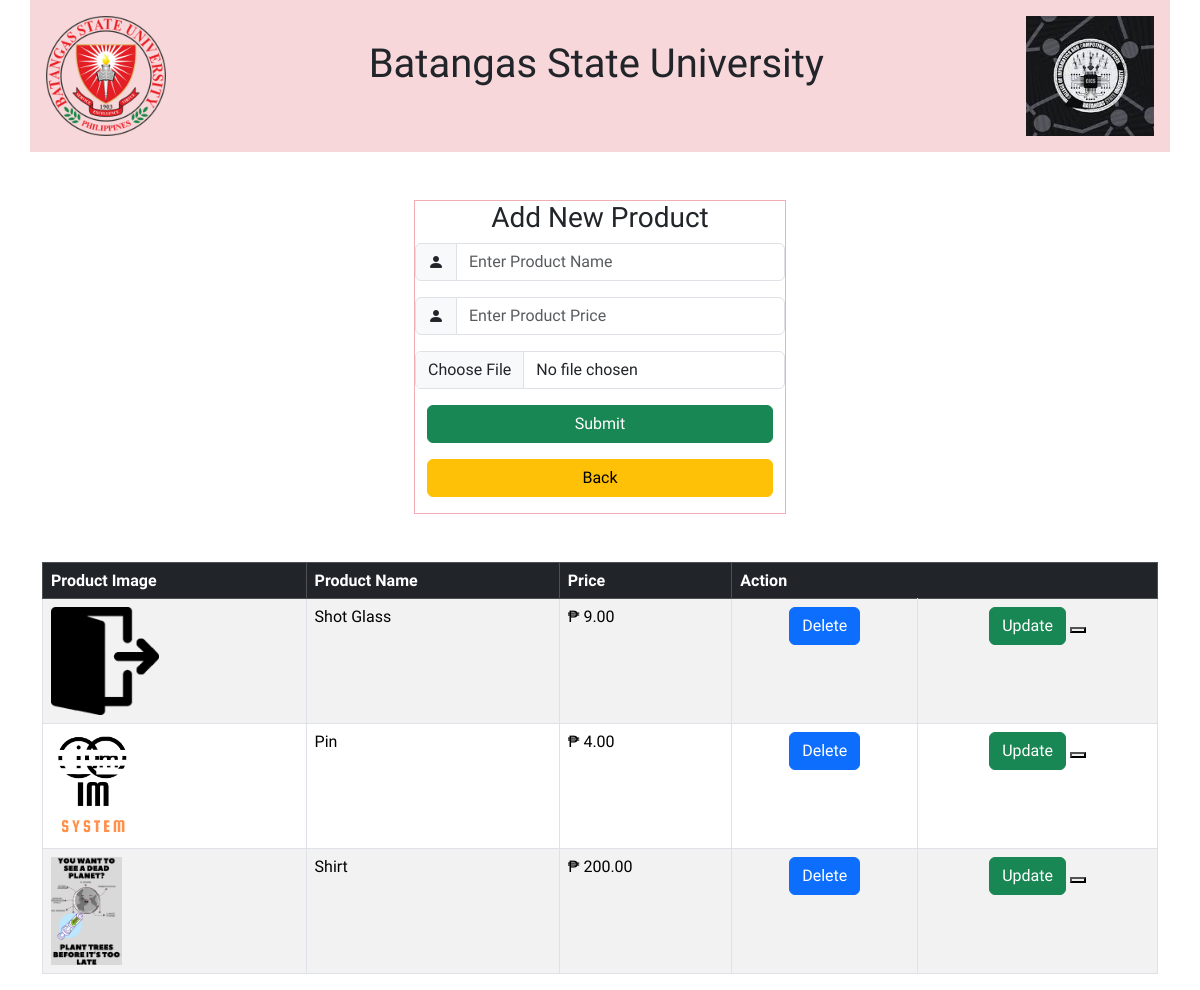
/admin/addproduct.php, run on the app's committed database.
### tables this page shows
CREATE TABLE `productdb` (
  `ProductID` int(100) NOT NULL,
  `ProductName` varchar(255) NOT NULL,
  `Price` varchar(255) NOT NULL,
  `image` varchar(255) NOT NULL
);

### admin/addproduct.php (the view, shortened to what this page needs)
<head>
</head>
<?php
include '../includes/header.php';
include('../includes/db.php');
?>
<body>
<div class="container-lg">
    <div class="row-mt-5">
        <div class="col-lg-4 bg-white m-auto border border-danger-subtle mt-5">
            <form action="" method="post" enctype="multipart/form-data">
                <h3 class="text-center">Add New Product</h3>
                <div class="input-group mb-3">
                    <span class="input-group-text"><i class="bi bi-person-fill"></i></span>
                    <input type="text" class="form-control" placeholder="Enter Product Name" name="pname" required>
                </div>
                <div class="input-group mb-3">
                    <span class="input-group-text"><i class="bi bi-person-fill"></i></span>
                    <input type="number" min="0"  class="form-control" placeholder="Enter Product Price" name="price" required>
                </div>
                <div class="input-group mb-3">
                    <input type="file" class="form-control" name="pimage" accept="image/png, image/jpg, image/jpeg" required>
                </div>
                <div class="container d-grid">
                    <input type="submit" class="btn btn-success mb-3" name="submit">
                    <a href="#"class="btn btn-warning">Back</a>
                </div>
            </form>
        </div>
        <table class="table table-striped table-bordered table-hover mt-5">
            <thead class="table-dark">
                <tr>
                    <th scope="col">Product Image</th>
                    <th scope="col">Product Name</th>
                    <th scope="col">Price</th>
                    <th scope="col" colspan="2">Action</th>
                </tr>
            </thead>
            <tbody>
                <?php
                $query = "SELECT * FROM productdb";
                $select = mysqli_query($conn,$query);
                if(mysqli_num_rows($select)>0){
                    while($row = mysqli_fetch_assoc($select)){
                        $pname = $row['ProductName'];
                        $price = $row['Price'];
                        $pimage = $row['image'];
                    ?>
                    <tr>
                        <td><img src="../uploadedimg/<?php echo "$pimage"?>" height="108px"></td>
                        <td><?php echo "$pname"?></td>
                        <td>&#8369;<?php echo " $price"?>.00</td>
                        <td class="text-center">
                            <a href="../admin/addproduct.php?delete=<?php echo $row['ProductID'];?>" class='btn btn-primary
                            ' onclick="return confirm('Are you sure to delete this?')">Delete</a>
                        </td>
                        <td class="text-center">
                            <a href="../admin/addproduct.php?edit=<?php echo $row['ProductID'];?>" class='btn btn-success' onclick="scrollToEditForm()">Update</a>
                            <button id="update-btn"></button>
                        </td>
                    </tr>
                <?php
                    };
                }else{
                    echo "<span>No Product Added</span>";
                }
                ?>
            </tbody>
        </table>
    </div>
</div>
</body>

### data on the page
productdb: image (picture), ProductName "Shot Glass", Price "9"
productdb: image (picture), ProductName "Pin", Price "4"
productdb: image (picture), ProductName "Shirt", Price "200"
